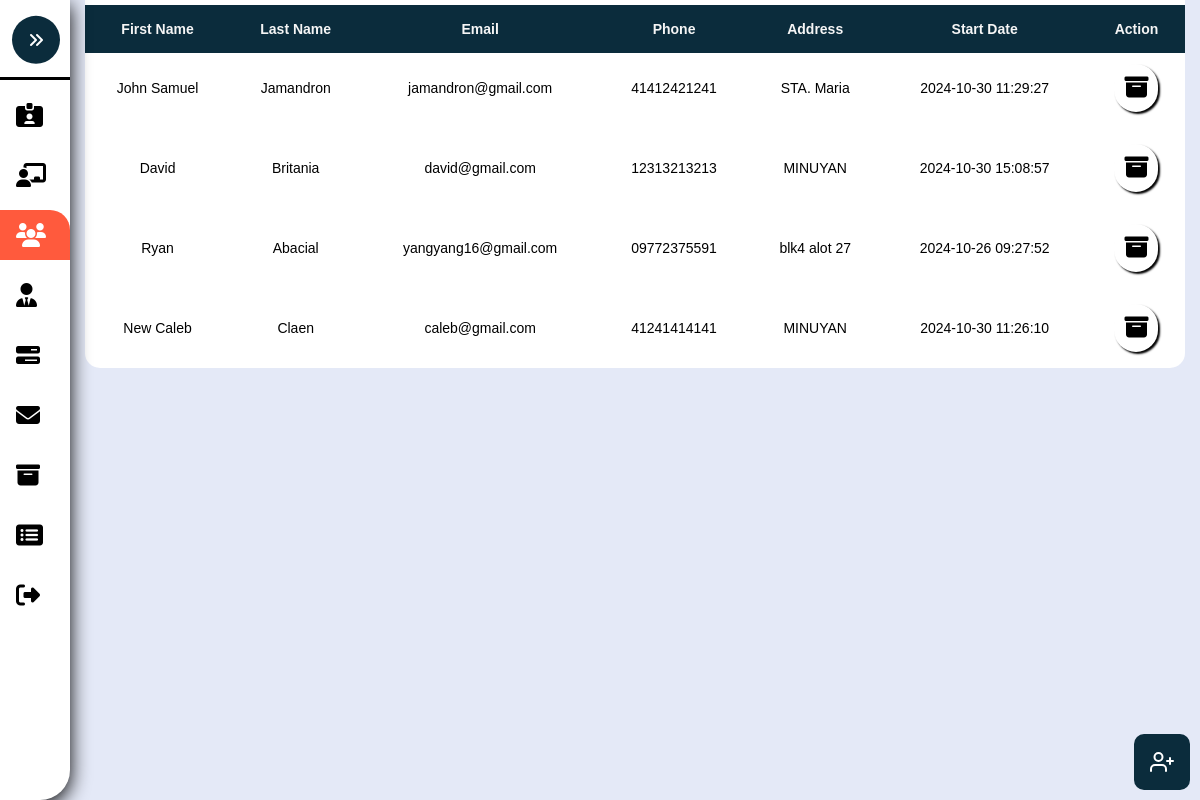
The page /Admin-Users.php on the database as committed earlier.
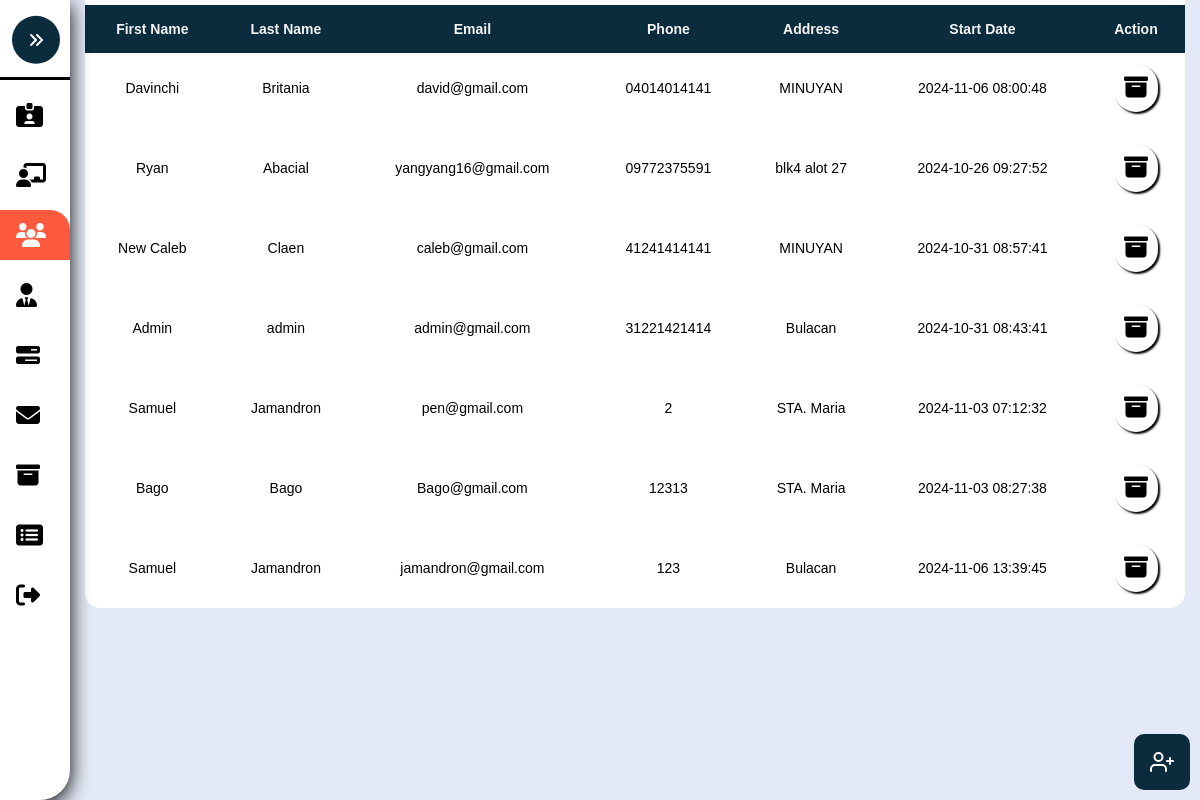
The same page on the database as committed later.
### tables this page shows
CREATE TABLE `user` (
  `UserID` int(8) NOT NULL,
  `Firstname` varchar(255) NOT NULL,
  `Lastname` varchar(255) NOT NULL,
  `Email` varchar(255) NOT NULL,
  `Phone` varchar(255) NOT NULL,
  `Address` varchar(255) NOT NULL,
  `Password` varchar(255) NOT NULL,
  `Role` varchar(255) NOT NULL,
  `Date_Joined` timestamp NOT NULL DEFAULT current_timestamp()
);

### Admin-Users.php (the view, shortened to what this page needs)
<?php
	include './Assets/Php/Connection.php';
?>
<!DOCTYPE html>
<html>
<head>
	<link rel="stylesheet" type="text/css" href="./Assets/Css/Admin.css?v=<?php echo time(); ?>">
</head>
<body>
	<nav class="sidebar close" id="sidebar">
		<header>
			<figure class="image-container">
			</figure>
			<button class="toggle">
				<i class="fa-solid fa-angles-right"></i>
			</button>
		</header>
		<div class="menu-bar">
			<div class="menu">
				<ul class="menu-links">
					<li class="nav-link">
						<a href="./Admin-Account.php" >
							<i class="fa-solid fa-id-card-clip"></i>
						</a>
					</li>
					<li class="nav-link">
						<a href="./Admin-Pending.php">
							<i class="fa-solid fa-chalkboard-user"></i>
						</a>
					</li>
					<li class="nav-link">
						<a href="./Admin-Users.php" class="dashboard-list-item active" >
							<i class="fa-solid fa-users"></i>
						</a>
					</li>
					<li class="nav-link">
						<a href="./Admin-Management.php" class="dashboard-list-item">
							<i class="fa-solid fa-user-tie"></i>
						</a>
					</li>
					<li class="nav-link">
						<a href="./Admin-Properties.php" class="dashboard-list-item">
							<i class="fa-solid fa-bars-progress"></i>
						</a>
					</li>
					<li class="nav-link">
						<a href="Admin-Message.php" class="dashboard-list-item">
							<i class="fa-solid fa-envelope"></i>
						</a>
					</li>
					<li class="nav-link">
						<a href="./Admin-Archieve.php" class="dashboard-list-item">
							<i class="fa-solid fa-box-archive"></i>
						</a>
					</li>
					<li class="nav-link">
						<a href="Admin-SoldProperties.php" class="dashboard-list-item">
							<i class="fa-solid fa-rectangle-list"></i>
						</a>
					</li>
					<li class="nav-link">
						<a href="./Admin-Assets/Php/Logout.php" class="dashboard-list-item">
							<i class="fa-solid fa-right-from-bracket"></i>
						</a>
					</li>
				</ul>
			</div>
		</div>
	</nav>
	<main class="main">
		<section class="Table-section" id="Table-Section">
			<div class="container">
				<table class="table" id="table">
					<tr>
						<th>First Name</th>
						<th>Last Name</th>
						<th>Email</th>
						<th>Phone</th>
						<th>Address</th>
						<th>Start Date</th>
						<th class="action-center">Action</th>
					</tr>
					<?php
						$sql = "SELECT * FROM user";
						$rs = mysqli_query($conn, $sql);
						if($rs){
							while ($row = mysqli_fetch_assoc($rs)) {
								$UserID = $row['UserID'];
								$Firstname = $row['Firstname'];
								$Lastname = $row['Lastname'];
								$Email = $row['Email'];
								$Phone = $row['Phone'];
								$Address = $row['Address'];
								$Date = $row['Date_Joined'];
								echo "
								<tr>
									<td>".$Firstname."</td>
									<td>".$Lastname."</td>
									<td>".$Email."</td>
									<td>".$Phone."</td>
									<td>".$Address."</td>
									<td>".$Date."</td>
									<td class='td-action'>
									<a href='./Assets/Php/Admin.php?archiveID=".$UserID."&value=User' onclick='return archiveConfirmation()'' class='custom-tooltip' data-title='Archive'>
									<i class='fa-solid fa-box-archive' ></i>
									</td>
								</tr>
								";
							}
						}
					?>
				</table>
			</div>
		</section>
	</main>
	<section class="Dialog-Section">
		<div class="float-diagram">
			<button onclick="OpenDialog()" class='custom-tooltip' data-title='Add'>
			</button>
		</div>
	</section>
</body>
</html>

### Assets/Css/Admin.css (style rules this page uses)
:root { --dark-jungle-green: hsl(188, 63%, 7%); --prussian-blue: hsl(200, 69%, 14%); --raisin-black-1: hsl(227, 29%, 13%); --raisin-black-2: hsl(229, 17%, 19%); --yellow-green: hsl(89, 72%, 85%); --orange-soda: hsl(9,100%, 62%); --cultured-1: hsl(0, 0%, 93%); --cultured-2:hsl(192, 24%, 96%); --misty-rose: hsl(210, 100%, 97%); --alice-blue: hsl(8, 100%, 97%); --seashell: hsl(8,100%, 97%); --cadet: hsl(0, 0%, 100%); --white: hsl(0,0%, 100%); --black:hsl(0,0%,0%); --opal: hsl(180, 20%, 62%); --head-foot-bg-amaresa: rgba(255, 255, 255, 0.66); --header-bg-amaresa-shadow:0 4px 30px rgba(0, 0, 0, 0.1); --footer-bg-amaresa-shadow:0 -4px 30px rgba(0, 0, 0, 0.1); --amaresa-box-shadow: 2px 2px 2px black; --amaresa-bg:#f0f0f0; --body-color: #E4E9F7; --sidebar-color: #FFF; --sidebar-text-color: #707070; --sidebar-toggle-color: #DDD; --ff-numito-sans:"Nunito Sans", sans-serif; --ff-poppins:"Poppins", sans-serif; --fs-1: 1.875rem; --fs-2: 1.5rem; --fs-3: 1.375rem; --fs-4: 1.125rem; --fs-5: 0.875rem; --fs-6: 0.813rem; --fs-7: 0.75rem; --fw-500: 500; --fw-600: 600; --fw-700: 700; --transition:0.25s ease; --section-spacing: 100px; --shadow-1: 0 5px 20px hsla(219, 56%, 21%, 0.1); --shadow-1: 0 16px 32px hsla(188, 63%, 63%, 0.1); }
*, *::before, *::after { padding: 0; margin: 0; box-sizing: border-box; }
li { list-style: none; }
a { text-decoration: none; }
a, img, span, button, i { display: block; }
button { border:none; outline: none; background: none; font: inherit; text-align: left; cursor: pointer; }
i { pointer-events: none; }
html { font-family: var(--ff-numito-sans); scroll-behavior: smooth; }
body { background: var(--body-color); overflow-x: hidden; }
.container { padding-inline:15px; }
button, a { transition: var(--transition); }
.sidebar { position: fixed; top: 0; left: 0; box-shadow: 2px 2px 15px var(--orange-soda); border-bottom-right-radius: 30px; width: 250px; height: 100vh; background: var(--sidebar-color); transition: .5s ease; z-index: 100; }
.sidebar.close { width: 70px; box-shadow: 0 5px 20px black; }
.sidebar.close .toggle { transform: translate(-50%,-40%); background: var(--prussian-blue); }
.sidebar figure { border-bottom: 3px solid black; position: relative; }
.sidebar header { position: relative; }
.sidebar header .toggle { position: absolute; top: 30%; right:-20%; cursor: pointer; padding: 1rem; background: var(--orange-soda); color: var(--white); border-radius: 100%; display: flex; justify-content: center; align-items: center; transform: rotate(180deg) translate(40%); }
.sidebar .nav-link a { height: 50px; margin-top: 10px; display: flex; justify-content: left; align-items: center; color: black; transition:var(--transition); }
.sidebar .nav-link i { margin-inline: 1rem; font-size: var(--fs-2); }
.sidebar .nav-link .active { color: white; background: var(--orange-soda); border-top-right-radius: 20px; }
.main { position: relative; height: 100vh; left: 250px; width: calc(100% - 250px); transition: .5s ease; }
.sidebar.close ~ .main { left: 70px; width: calc(100% - 70px); }
.Table-section { max-height: 99vh; overflow-x: hidden; position: relative; }
.td-action { position: relative; transition: .3s ease; display: flex; align-items: center; gap: 1rem; justify-content: space-evenly; }
.td-action a { font-size: var(--fs-2); padding: 10px; background: var(--white); box-shadow: var(--amaresa-box-shadow); border-radius: 26px; color: black; }
.float-diagram { position: absolute; right: 10px; bottom: 10px; background: var(--prussian-blue); font-size: 1rem; border-radius: 10px ; color: white; padding: 1rem; display: flex; justify-content: center; align-items: center; gap: 1rem; }
.float-diagram button { color: white; display: flex; gap: 5px; justify-content: center; }
.custom-tooltip { position: relative; display: inline-block; cursor: pointer; }

Rows that differ between the two databases and show on the page:
removed user: Firstname "John Samuel", Lastname "Jamandron", Email "jamandron@gmail.com", Phone "41412421241", Address "STA. Maria", Date_Joined "2024-10-30 11:29:27"
changed user "Britania": Firstname "David" → "Davinchi"; Phone "12313213213" → "04014014141"; Date_Joined "2024-10-30 15:08:57" → "2024-11-06 08:00:48"
changed user "New Caleb": Date_Joined "2024-10-30 11:26:10" → "2024-10-31 08:57:41"
added user: Firstname "Admin", Lastname "admin", Email "admin@gmail.com", Phone "31221421414", Address "Bulacan", Date_Joined "2024-10-31 08:43:41"
added user: Firstname "Samuel", Lastname "Jamandron", Email "pen@gmail.com", Phone "2", Address "STA. Maria", Date_Joined "2024-11-03 07:12:32"
added user: Firstname "Bago", Lastname "Bago", Email "Bago@gmail.com", Phone "12313", Address "STA. Maria", Date_Joined "2024-11-03 08:27:38"
added user: Firstname "Samuel", Lastname "Jamandron", Email "jamandron@gmail.com", Phone "123", Address "Bulacan", Date_Joined "2024-11-06 13:39:45"
